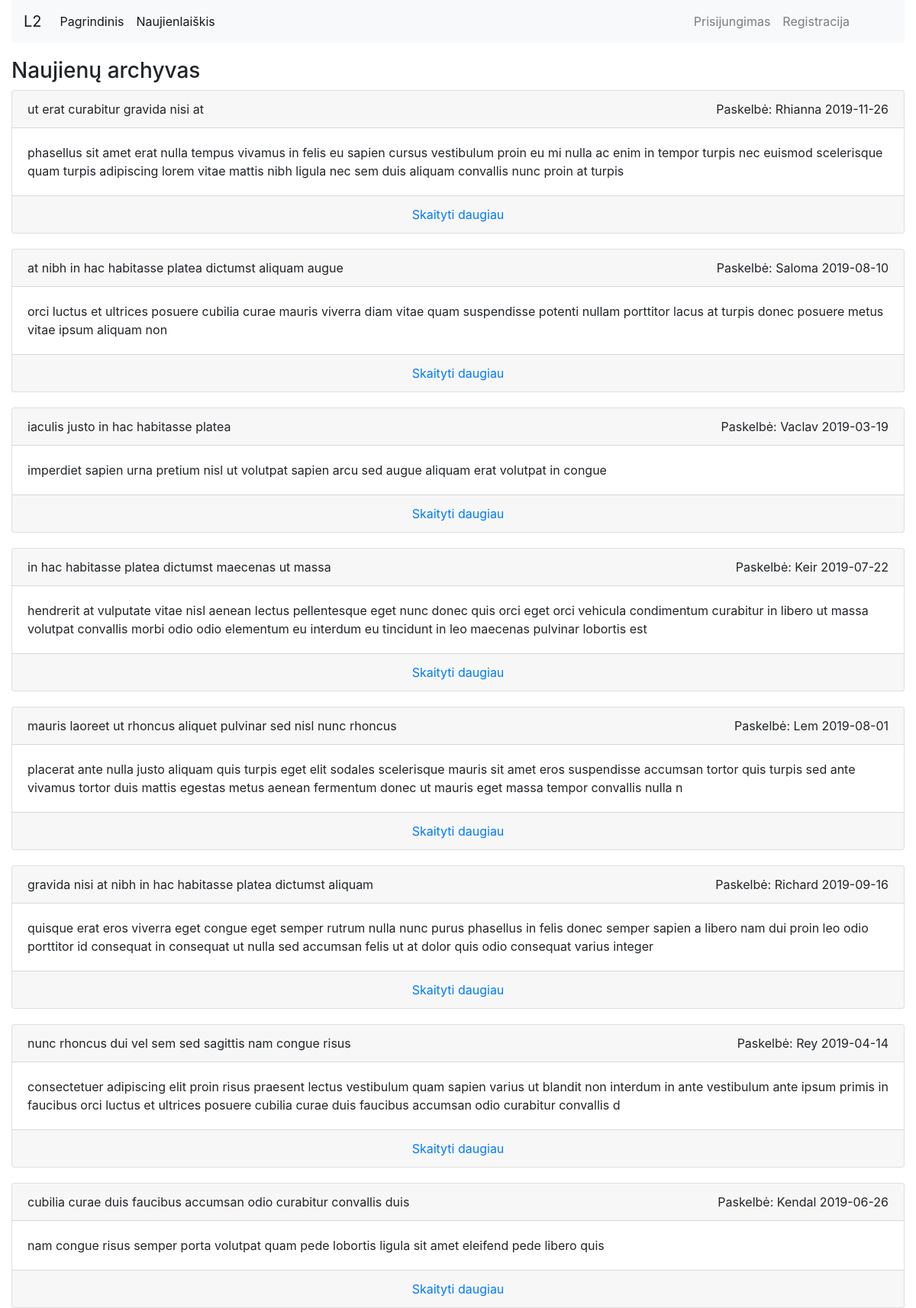
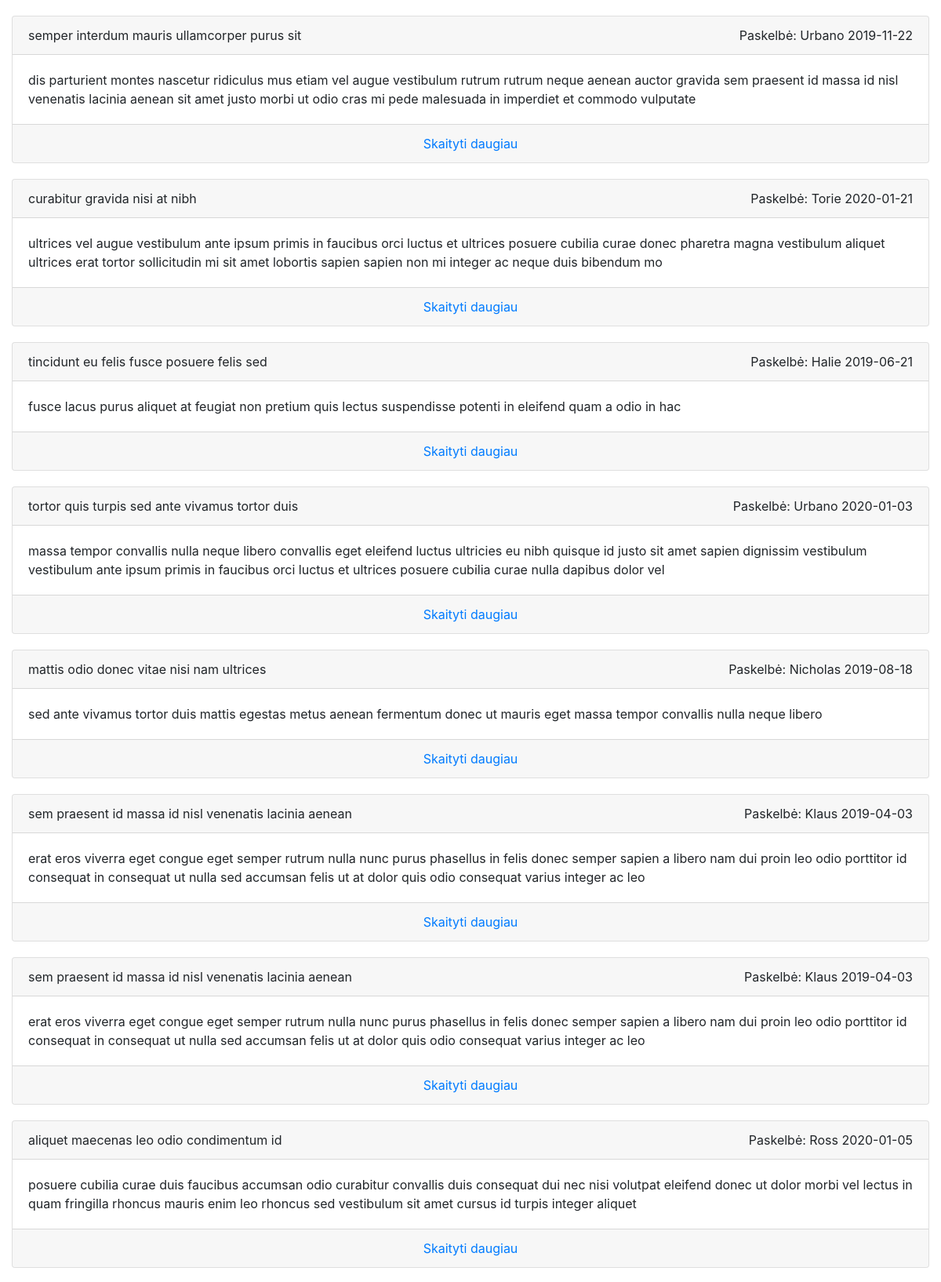
/archive.php (upper part), run on the app's committed database (2 pictures, top to bottom).
### tables this page shows
CREATE TABLE IF NOT EXISTS `news_archive` (
  `id` int(11) NOT NULL AUTO_INCREMENT,
  `archive_date` date DEFAULT NULL,
  `fk_NEWSid` int(11) NOT NULL,
  PRIMARY KEY (`id`),
  KEY `fk_NEWSid` (`fk_NEWSid`)
);

CREATE TABLE IF NOT EXISTS `news` (
  `id` int(11) NOT NULL AUTO_INCREMENT,
  `title` varchar(255) DEFAULT NULL,
  `text` varchar(255) DEFAULT NULL,
  `created_at` date DEFAULT NULL,
  `updated_at` date DEFAULT NULL,
  `comment_status` tinyint(1) DEFAULT NULL,
  `status` char(7) DEFAULT NULL,
  `fk_USERid` int(11) NOT NULL,
  `fk_ADMINid` int(11) DEFAULT NULL,
  PRIMARY KEY (`id`),
  KEY `fk_USERid` (`fk_USERid`),
  KEY `fk_ADMINid` (`fk_ADMINid`)
);

CREATE TABLE IF NOT EXISTS `future_news` (
  `id` int(11) NOT NULL AUTO_INCREMENT,
  `publish_date` date DEFAULT NULL,
  `fk_NEWSid` int(11) NOT NULL,
  PRIMARY KEY (`id`),
  KEY `fk_NEWSid` (`fk_NEWSid`)
);

CREATE TABLE IF NOT EXISTS `user` (
  `id` int(11) NOT NULL AUTO_INCREMENT,
  `name` varchar(255) DEFAULT NULL,
  `surname` varchar(255) DEFAULT NULL,
  `email` varchar(255) DEFAULT NULL,
  `password` varchar(255) DEFAULT NULL,
  `last_login` date DEFAULT NULL,
  `created_at` date DEFAULT NULL,
  `updated_at` date DEFAULT NULL,
  `last_ip` varchar(255) DEFAULT NULL,
  `type` char(16) DEFAULT NULL,
  PRIMARY KEY (`id`)
);

### maincore.php (called while the page is built, shortened)
<?php
$host   = 'localhost';
$user   = 'root';
$pass   = '';
$db     = 'db_laboras';
try{
    $pdo = new PDO('mysql:host='.$host.';dbname='.$db, $user, $pass);
    $pdo->setAttribute(PDO::ATTR_ERRMODE, PDO::ERRMODE_EXCEPTION);
    $pdo->setAttribute(PDO::ATTR_EMULATE_PREPARES, false);
    $pdo->query("SET Names 'utf8'");
}catch(PDOException $e){
    die($e->getMessage());
}
$query = $pdo->prepare("SELECT * FROM `future_news` WHERE `publish_date` <= ?");
$query->execute([date("Y-m-d")]);
foreach($query as $row){
    $query2 = $pdo->prepare("SELECT * FROM `news` WHERE `id` = ?");
    $query2->execute([$row['fk_NEWSid']]);
    $row2 = $query2->fetch(PDO::FETCH_BOTH);
    if($row2['status'] == 1) {
        $query = $pdo->prepare("UPDATE `news` SET `updated_at` = ? WHERE `id` = ?");
        $query->execute([date("Y-m-d"), $row['fk_NEWSid']]);
        $query = $pdo->prepare("DELETE FROM `future_news` WHERE `id` = ?");
        $query->execute([$row['id']]);
    }
}

### functions.php (called while the page is built, shortened)
<?php
function username(int $userid) : string
{
    require 'maincore.php';
    $query = $pdo->prepare("SELECT * FROM `user` WHERE `id` = ?");
    $query->execute(array($userid));
    return $query->fetch(PDO::FETCH_BOTH)['name'];
}

### archive.php (the view, shortened to what this page needs)
<?php
require_once('head.php');
?>
    <div class="row">
    <div class="col-md-12">
        <h3>Naujienų archyvas</h3>
        <?php
        $query = $pdo->query("SELECT * FROM `news_archive`");
        foreach ($query as $row) {
            $query = $pdo->prepare("SELECT * FROM `news` WHERE `id` = ?");
            $query->execute([$row['fk_NEWSid']]);
            $news = $query->fetch(PDO::FETCH_BOTH);
                            echo '<div class="card">
                                    <div class="card-header">' . $news['title'] . ' <span class="text-right">Paskelbė: ' . username($news['fk_USERid']) . ' ' . $news['updated_at'] . '</span></div>
                                    <div class="card-body">
                                        ' . $news['text'] . '
                                    </div>
                                    <div class="card-footer text-center"><a href="news.php?id=' . $row['fk_NEWSid'] . '">Skaityti daugiau</a></div>
                                </div>';
        }
        ?>
    </div>
<?php
include('footer.php');
?>

### css/main.css (style rules this page uses)
.text-right { float: right; }
.card { margin-bottom: 20px; }

### data on the page
news_archive: fk_NEWSid.title "ut erat curabitur gravida nisi at", fk_NEWSid.name "Rhianna", fk_NEWSid.updated_at "2019-11-26", fk_NEWSid.text "phasellus sit amet erat nulla tempus vivamus in felis eu sapien cursus vestibulum proin eu mi nulla ac enim in tempor turpis nec euismod scelerisque quam turpis adipiscing lorem vitae mattis nibh ligula nec sem duis aliquam convallis nunc proin at turpis"
news_archive: fk_NEWSid.title "at nibh in hac habitasse platea dictumst aliquam augue", fk_NEWSid.name "Saloma", fk_NEWSid.updated_at "2019-08-10", fk_NEWSid.text "orci luctus et ultrices posuere cubilia curae mauris viverra diam vitae quam suspendisse potenti nullam porttitor lacus at turpis donec posuere metus vitae ipsum aliquam non"
news_archive: fk_NEWSid.title "iaculis justo in hac habitasse platea", fk_NEWSid.name "Vaclav", fk_NEWSid.updated_at "2019-03-19", fk_NEWSid.text "imperdiet sapien urna pretium nisl ut volutpat sapien arcu sed augue aliquam erat volutpat in congue"
news_archive: fk_NEWSid.title "in hac habitasse platea dictumst maecenas ut massa", fk_NEWSid.name "Keir", fk_NEWSid.updated_at "2019-07-22", fk_NEWSid.text "hendrerit at vulputate vitae nisl aenean lectus pellentesque eget nunc donec quis orci eget orci vehicula condimentum curabitur in libero ut massa volutpat convallis morbi odio odio elementum eu interdum eu tincidunt in leo maecenas pulvinar lobortis est"
news_archive: fk_NEWSid.title "mauris laoreet ut rhoncus aliquet pulvinar sed nisl nunc rhoncus", fk_NEWSid.name "Lem", fk_NEWSid.updated_at "2019-08-01", fk_NEWSid.text "placerat ante nulla justo aliquam quis turpis eget elit sodales scelerisque mauris sit amet eros suspendisse accumsan tortor quis turpis sed ante vivamus tortor duis mattis egestas metus aenean fermentum donec ut mauris eget massa tempor convallis nulla n"
news_archive: fk_NEWSid.title "gravida nisi at nibh in hac habitasse platea dictumst aliquam", fk_NEWSid.name "Richard", fk_NEWSid.updated_at "2019-09-16", fk_NEWSid.text "quisque erat eros viverra eget congue eget semper rutrum nulla nunc purus phasellus in felis donec semper sapien a libero nam dui proin leo odio porttitor id consequat in consequat ut nulla sed accumsan felis ut at dolor quis odio consequat varius integer"
news_archive: fk_NEWSid.title "nunc rhoncus dui vel sem sed sagittis nam congue risus", fk_NEWSid.name "Rey", fk_NEWSid.updated_at "2019-04-14", fk_NEWSid.text "consectetuer adipiscing elit proin risus praesent lectus vestibulum quam sapien varius ut blandit non interdum in ante vestibulum ante ipsum primis in faucibus orci luctus et ultrices posuere cubilia curae duis faucibus accumsan odio curabitur convallis d"
news_archive: fk_NEWSid.title "cubilia curae duis faucibus accumsan odio curabitur convallis duis", fk_NEWSid.name "Kendal", fk_NEWSid.updated_at "2019-06-26", fk_NEWSid.text "nam congue risus semper porta volutpat quam pede lobortis ligula sit amet eleifend pede libero quis"
news_archive: fk_NEWSid.title "semper interdum mauris ullamcorper purus sit", fk_NEWSid.name "Urbano", fk_NEWSid.updated_at "2019-11-22", fk_NEWSid.text "dis parturient montes nascetur ridiculus mus etiam vel augue vestibulum rutrum rutrum neque aenean auctor gravida sem praesent id massa id nisl venenatis lacinia aenean sit amet justo morbi ut odio cras mi pede malesuada in imperdiet et commodo vulputate"
news_archive: fk_NEWSid.title "curabitur gravida nisi at nibh", fk_NEWSid.name "Torie", fk_NEWSid.updated_at "2020-01-21", fk_NEWSid.text "ultrices vel augue vestibulum ante ipsum primis in faucibus orci luctus et ultrices posuere cubilia curae donec pharetra magna vestibulum aliquet ultrices erat tortor sollicitudin mi sit amet lobortis sapien sapien non mi integer ac neque duis bibendum mo"
news_archive: fk_NEWSid.title "tincidunt eu felis fusce posuere felis sed", fk_NEWSid.name "Halie", fk_NEWSid.updated_at "2019-06-21", fk_NEWSid.text "fusce lacus purus aliquet at feugiat non pretium quis lectus suspendisse potenti in eleifend quam a odio in hac"
news_archive: fk_NEWSid.title "tortor quis turpis sed ante vivamus tortor duis", fk_NEWSid.name "Urbano", fk_NEWSid.updated_at "2020-01-03", fk_NEWSid.text "massa tempor convallis nulla neque libero convallis eget eleifend luctus ultricies eu nibh quisque id justo sit amet sapien dignissim vestibulum vestibulum ante ipsum primis in faucibus orci luctus et ultrices posuere cubilia curae nulla dapibus dolor vel"
news_archive: fk_NEWSid.title "mattis odio donec vitae nisi nam ultrices", fk_NEWSid.name "Nicholas", fk_NEWSid.updated_at "2019-08-18", fk_NEWSid.text "sed ante vivamus tortor duis mattis egestas metus aenean fermentum donec ut mauris eget massa tempor convallis nulla neque libero"
news_archive: fk_NEWSid.title "sem praesent id massa id nisl venenatis lacinia aenean", fk_NEWSid.name "Klaus", fk_NEWSid.updated_at "2019-04-03", fk_NEWSid.text "erat eros viverra eget congue eget semper rutrum nulla nunc purus phasellus in felis donec semper sapien a libero nam dui proin leo odio porttitor id consequat in consequat ut nulla sed accumsan felis ut at dolor quis odio consequat varius integer ac leo"
news_archive: fk_NEWSid.title "sem praesent id massa id nisl venenatis lacinia aenean", fk_NEWSid.name "Klaus", fk_NEWSid.updated_at "2019-04-03", fk_NEWSid.text "erat eros viverra eget congue eget semper rutrum nulla nunc purus phasellus in felis donec semper sapien a libero nam dui proin leo odio porttitor id consequat in consequat ut nulla sed accumsan felis ut at dolor quis odio consequat varius integer ac leo"
news_archive: fk_NEWSid.title "aliquet maecenas leo odio condimentum id", fk_NEWSid.name "Ross", fk_NEWSid.updated_at "2020-01-05", fk_NEWSid.text "posuere cubilia curae duis faucibus accumsan odio curabitur convallis duis consequat dui nec nisi volutpat eleifend donec ut dolor morbi vel lectus in quam fringilla rhoncus mauris enim leo rhoncus sed vestibulum sit amet cursus id turpis integer aliquet"
